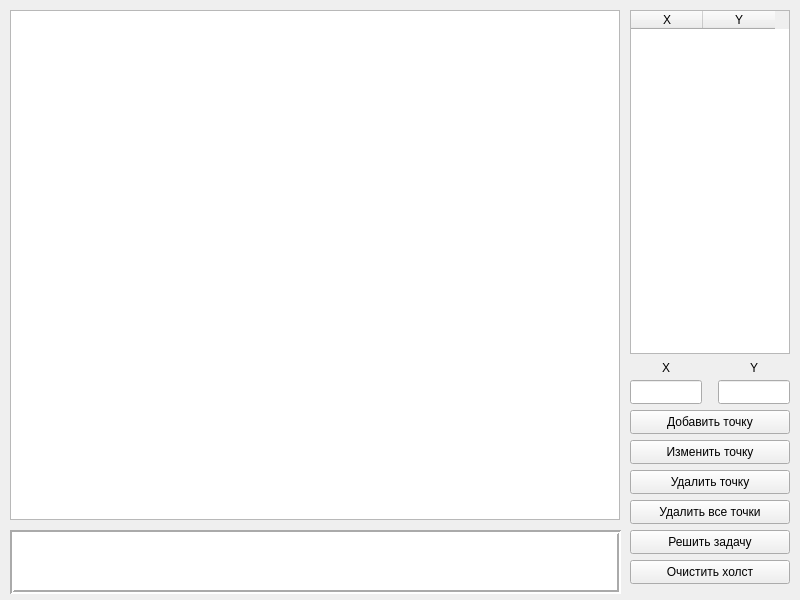
<?xml version="1.0" encoding="UTF-8"?>
<ui version="4.0">
 <class>MainWindow</class>
 <widget class="QMainWindow" name="MainWindow">
  <property name="geometry">
   <rect>
    <x>0</x>
    <y>0</y>
    <width>800</width>
    <height>600</height>
   </rect>
  </property>
  <property name="windowTitle">
   <string>MainWindow</string>
  </property>
  <widget class="QWidget" name="centralWidget">
   <widget class="QTableWidget" name="pointTable">
    <property name="geometry">
     <rect>
      <x>630</x>
      <y>10</y>
      <width>160</width>
      <height>344</height>
     </rect>
    </property>
    <property name="focusPolicy">
     <enum>Qt::StrongFocus</enum>
    </property>
    <property name="verticalScrollBarPolicy">
     <enum>Qt::ScrollBarAsNeeded</enum>
    </property>
    <property name="horizontalScrollBarPolicy">
     <enum>Qt::ScrollBarAlwaysOff</enum>
    </property>
    <property name="editTriggers">
     <set>QAbstractItemView::NoEditTriggers</set>
    </property>
    <property name="selectionMode">
     <enum>QAbstractItemView::SingleSelection</enum>
    </property>
    <property name="selectionBehavior">
     <enum>QAbstractItemView::SelectRows</enum>
    </property>
    <property name="textElideMode">
     <enum>Qt::ElideNone</enum>
    </property>
    <property name="showGrid">
     <bool>true</bool>
    </property>
    <property name="gridStyle">
     <enum>Qt::SolidLine</enum>
    </property>
    <property name="wordWrap">
     <bool>false</bool>
    </property>
    <property name="cornerButtonEnabled">
     <bool>false</bool>
    </property>
    <property name="columnCount">
     <number>2</number>
    </property>
    <attribute name="horizontalHeaderVisible">
     <bool>true</bool>
    </attribute>
    <attribute name="horizontalHeaderCascadingSectionResizes">
     <bool>false</bool>
    </attribute>
    <attribute name="horizontalHeaderDefaultSectionSize">
     <number>72</number>
    </attribute>
    <attribute name="horizontalHeaderHighlightSections">
     <bool>true</bool>
    </attribute>
    <attribute name="horizontalHeaderMinimumSectionSize">
     <number>72</number>
    </attribute>
    <attribute name="verticalHeaderVisible">
     <bool>false</bool>
    </attribute>
    <attribute name="verticalHeaderDefaultSectionSize">
     <number>24</number>
    </attribute>
    <attribute name="verticalHeaderMinimumSectionSize">
     <number>24</number>
    </attribute>
    <column>
     <property name="text">
      <string>X</string>
     </property>
    </column>
    <column>
     <property name="text">
      <string>Y</string>
     </property>
    </column>
   </widget>
   <widget class="QPushButton" name="addButton">
    <property name="geometry">
     <rect>
      <x>630</x>
      <y>410</y>
      <width>160</width>
      <height>24</height>
     </rect>
    </property>
    <property name="text">
     <string>Добавить точку</string>
    </property>
   </widget>
   <widget class="QPushButton" name="delButton">
    <property name="geometry">
     <rect>
      <x>630</x>
      <y>470</y>
      <width>160</width>
      <height>24</height>
     </rect>
    </property>
    <property name="focusPolicy">
     <enum>Qt::StrongFocus</enum>
    </property>
    <property name="contextMenuPolicy">
     <enum>Qt::DefaultContextMenu</enum>
    </property>
    <property name="acceptDrops">
     <bool>false</bool>
    </property>
    <property name="text">
     <string>Удалить точку</string>
    </property>
    <property name="checkable">
     <bool>false</bool>
    </property>
    <property name="checked">
     <bool>false</bool>
    </property>
    <property name="autoRepeat">
     <bool>false</bool>
    </property>
    <property name="autoExclusive">
     <bool>false</bool>
    </property>
    <property name="autoDefault">
     <bool>false</bool>
    </property>
    <property name="default">
     <bool>false</bool>
    </property>
    <property name="flat">
     <bool>false</bool>
    </property>
   </widget>
   <widget class="QPushButton" name="delAllButton">
    <property name="geometry">
     <rect>
      <x>630</x>
      <y>500</y>
      <width>160</width>
      <height>24</height>
     </rect>
    </property>
    <property name="text">
     <string>Удалить все точки</string>
    </property>
   </widget>
   <widget class="QPushButton" name="drawButton">
    <property name="geometry">
     <rect>
      <x>630</x>
      <y>530</y>
      <width>160</width>
      <height>24</height>
     </rect>
    </property>
    <property name="text">
     <string>Решить задачу</string>
    </property>
   </widget>
   <widget class="QLabel" name="msgFrame">
    <property name="geometry">
     <rect>
      <x>10</x>
      <y>530</y>
      <width>611</width>
      <height>64</height>
     </rect>
    </property>
    <property name="autoFillBackground">
     <bool>false</bool>
    </property>
    <property name="styleSheet">
     <string notr="true">background-color: rgb(255, 255, 255);</string>
    </property>
    <property name="frameShape">
     <enum>QFrame::Box</enum>
    </property>
    <property name="frameShadow">
     <enum>QFrame::Sunken</enum>
    </property>
    <property name="lineWidth">
     <number>2</number>
    </property>
    <property name="text">
     <string/>
    </property>
   </widget>
   <widget class="QPushButton" name="clearButton">
    <property name="geometry">
     <rect>
      <x>630</x>
      <y>560</y>
      <width>160</width>
      <height>24</height>
     </rect>
    </property>
    <property name="text">
     <string>Очистить холст</string>
    </property>
   </widget>
   <widget class="QGraphicsView" name="graphicsView">
    <property name="geometry">
     <rect>
      <x>10</x>
      <y>10</y>
      <width>610</width>
      <height>510</height>
     </rect>
    </property>
    <property name="verticalScrollBarPolicy">
     <enum>Qt::ScrollBarAlwaysOff</enum>
    </property>
    <property name="horizontalScrollBarPolicy">
     <enum>Qt::ScrollBarAlwaysOff</enum>
    </property>
    <property name="sizeAdjustPolicy">
     <enum>QAbstractScrollArea::AdjustIgnored</enum>
    </property>
    <property name="interactive">
     <bool>false</bool>
    </property>
    <property name="sceneRect">
     <rectf>
      <x>0.000000000000000</x>
      <y>0.000000000000000</y>
      <width>600.000000000000000</width>
      <height>500.000000000000000</height>
     </rectf>
    </property>
    <property name="renderHints">
     <set>QPainter::TextAntialiasing</set>
    </property>
    <property name="transformationAnchor">
     <enum>QGraphicsView::NoAnchor</enum>
    </property>
    <property name="viewportUpdateMode">
     <enum>QGraphicsView::MinimalViewportUpdate</enum>
    </property>
   </widget>
   <widget class="QLineEdit" name="xEdit">
    <property name="geometry">
     <rect>
      <x>630</x>
      <y>380</y>
      <width>72</width>
      <height>24</height>
     </rect>
    </property>
   </widget>
   <widget class="QLineEdit" name="yEdit">
    <property name="geometry">
     <rect>
      <x>718</x>
      <y>380</y>
      <width>72</width>
      <height>24</height>
     </rect>
    </property>
   </widget>
   <widget class="QLabel" name="label_X">
    <property name="geometry">
     <rect>
      <x>658</x>
      <y>360</y>
      <width>16</width>
      <height>16</height>
     </rect>
    </property>
    <property name="text">
     <string>X</string>
    </property>
    <property name="alignment">
     <set>Qt::AlignCenter</set>
    </property>
   </widget>
   <widget class="QLabel" name="label_Y">
    <property name="geometry">
     <rect>
      <x>746</x>
      <y>360</y>
      <width>16</width>
      <height>16</height>
     </rect>
    </property>
    <property name="text">
     <string>Y</string>
    </property>
    <property name="alignment">
     <set>Qt::AlignCenter</set>
    </property>
   </widget>
   <widget class="QPushButton" name="editButton">
    <property name="geometry">
     <rect>
      <x>630</x>
      <y>440</y>
      <width>160</width>
      <height>24</height>
     </rect>
    </property>
    <property name="text">
     <string>Изменить точку</string>
    </property>
   </widget>
  </widget>
 </widget>
 <layoutdefault spacing="6" margin="11"/>
 <resources/>
 <connections/>
</ui>
